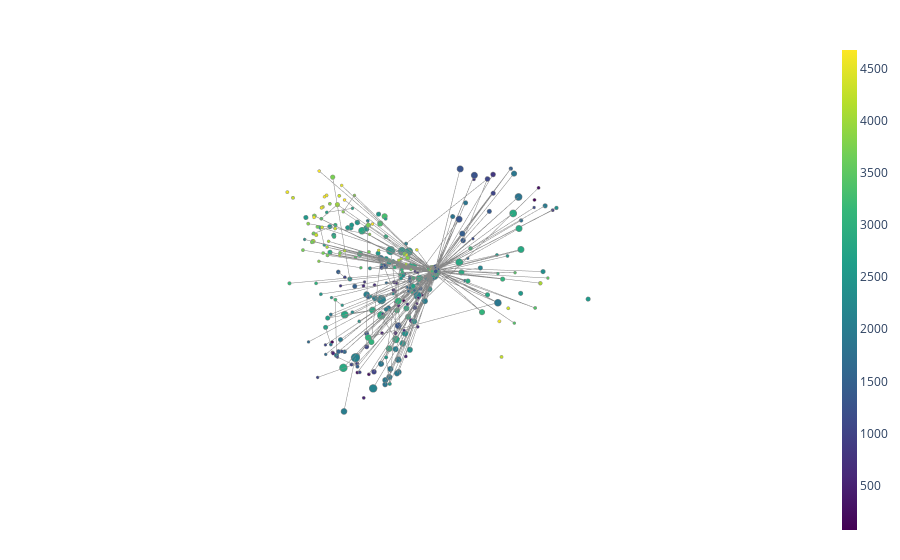

Notebook cell for this chart:
### Code cell
"""
Creating same plots using giotto's mapper.
"""

# Data handling
import numpy as np
import pandas as pd

# Data vizualization
from gtda.plotting import plot_point_cloud

from gtda.mapper import (
    CubicalCover,
    make_mapper_pipeline,
    Projection,
    plot_static_mapper_graph,
    plot_interactive_mapper_graph,
    MapperInteractivePlotter
)

from sklearn.cluster import DBSCAN
from sklearn.decomposition import PCA
from sklearn.preprocessing import normalize
from gtda.mapper.cluster import FirstSimpleGap


from main import GenerateVectors

from sklearn import datasets


DengueDataCSV = '../data/strict-data/2010DengueData.csv'
DengueDataCSV2 = '../data/created-data/north_increase/factor/north_factor=2.csv'

DengueDataFrame = pd.read_csv(DengueDataCSV2)

VectorList, LabelsList = GenerateVectors(DengueDataFrame)
NormalizedVectorList = normalize(VectorList, norm='l2', axis=0)
print(NormalizedVectorList)



# data, _ = datasets.make_circles(n_samples=5000, noise=0.05, factor=0.3, random_state=42)
# print(data)
# plot_point_cloud(np.array(VectorList))

filter_func = Projection(columns=[0,1,2,3])
cover = CubicalCover(n_intervals=10, overlap_frac=0.15)
clusterer = DBSCAN()

n_jobs = 1

pipe = make_mapper_pipeline(
    filter_func=filter_func,
    cover=cover,
    clusterer=clusterer,
    verbose=False,
    n_jobs=n_jobs
)


fig = plot_static_mapper_graph(pipe, NormalizedVectorList, layout_dim=3)
fig.show(config={'scollZoom': True})

### Figure 1 — Plotly figure (JSON) as saved in the notebook; plotly's stock layout.template omitted (floating-point values rounded to 4 significant figures; data arrays with more than 128 entries replaced by an {"elided": "..."} marker saying what was removed)
{"data": [{"hoverinfo": "none", "line": {"color": "#888", "width": 1}, "mode": "lines", "name": "edge_trace", "type": "scatter3d", "uid": "3626bf72-d910-4b9f-811b-9d337d3212b1", "x": {"elided": "1665 float values"}, "y": {"elided": "1665 float values"}, "z": {"elided": "1665 float values"}}, {"hoverinfo": "text", "hoverlabel": {"bgcolor": {"elided": "727 str values"}}, "hovertext": {"elided": "727 str values"}, "marker": {"color": {"elided": "727 float values"}, "colorbar": {"thickness": 15, "title": {"side": "right", "text": ""}, "xanchor": "left"}, "colorscale": [[0, "#440154"], [0.1111, "#482878"], [0.2222, "#3e4989"], [0.3333, "#31688e"], [0.4444, "#26828e"], [0.5556, "#1f9e89"], [0.6667, "#35b779"], [0.7778, "#6ece58"], [0.8889, "#b5de2b"], [1, "#fde725"]], "line": {"color": "#888", "width": 1}, "opacity": 1, "reversescale": false, "showscale": true, "size": {"elided": "727 int values"}, "sizemin": 4, "sizemode": "area", "sizeref": 0.5}, "mode": "markers", "name": "node_trace", "type": "scatter3d", "uid": "8870b849-3e29-4042-9f67-623dc62e257b", "x": {"elided": "727 float values"}, "y": {"elided": "727 float values"}, "z": {"elided": "727 float values"}}], "layout": {"autosize": false, "hovermode": "closest", "margin": {"b": 20, "l": 5, "r": 5, "t": 40}, "scene": {"xaxis": {"showbackground": false, "showgrid": false, "showline": false, "showticklabels": false, "title": {"text": ""}, "zeroline": false}, "yaxis": {"showbackground": false, "showgrid": false, "showline": false, "showticklabels": false, "title": {"text": ""}, "zeroline": false}, "zaxis": {"showbackground": false, "showgrid": false, "showline": false, "showticklabels": false, "title": {"text": ""}, "zeroline": false}}, "showlegend": false, "title": {"text": ""}}}
